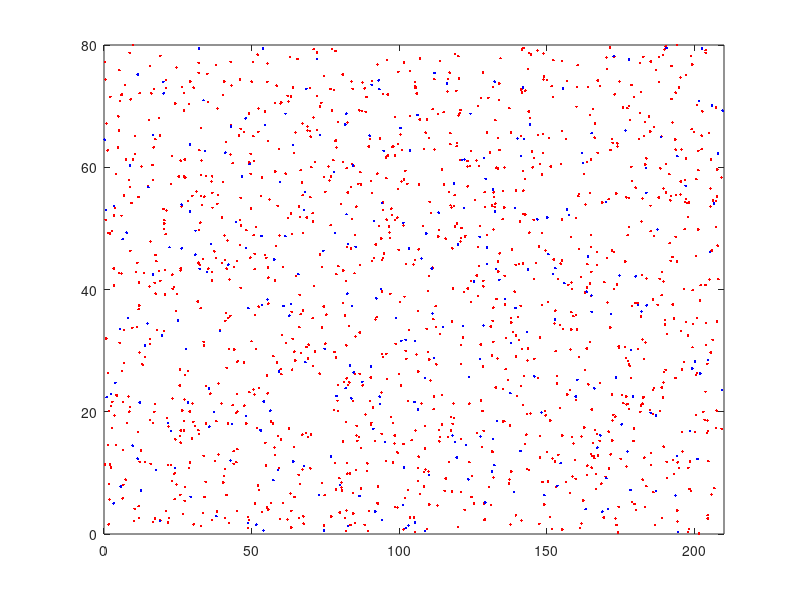

Reproduce this figure in MATLAB.
% MODELE INDIVIDU-CENTRE
% Dans une salle, individus Calmes vs individus Paniqués

%% Paramètres des équations :
D = 0.5; % coeficient de diffusion
cp = 0.1; % coeficient de panique

%% Paramètre spatiaux
l=210;  % longueur salle
L=80;   % Largeur salle 

%% Discretisation spatial
h=1;    % pas spatial
Nl=round(l/h);
NL=round(L/h);
Xi=0:h:l;
Yi=0:h:L;


%% Discretisation temporelle
t0=0;
tf=50;
t=t0;
dt=0.1;

%% Distribution des individus
% p=0 si calme ; p=1 si paniqué
N=1700; % population totale
P0=100; % nb d'individus paniqués
p=false(1,N); % distribution du carractère panique dans la population
p(1:P0)=true;
x=l*rand([N,1]); % répartition spatiale des individus
y=L*rand([N,1]);
w=zeros(1,N) % probabilité de paniquer

%% Boucle Principale
figure(1); clf;
plot(x(p),y(p),'r.',x(~p),y(~p),'b.')

tic
while t<tf
    drawnow;
    
    % Diffusion du carractère de panique
    w=dt*cp*(1-p);
    irep=find(rand(1,N)<w);
    for i=1:length(irep)
        [~,rempl] = min((x - x(irep(i))).^2 ...
           + (y - y(irep(i))).^2 ... 
           + 10*(x == x(irep(i))).*(y == y(irep(i))));
        p(rempl) = true;
    end
    
    % Déplacement aléatoire des individus
    x=x+sqrt(dt)*sqrt(2*D)*randn(size(x));
    x=abs(x);
    y=y+sqrt(dt)*sqrt(2*D)*randn(size(y));
    y=abs(y);
    
    % Affichage
    plot(x(p),y(p),'r.',x(~p),y(~p),'b.')    
    axis([0,l,0,L]);
    t=t+dt;
end
toc
